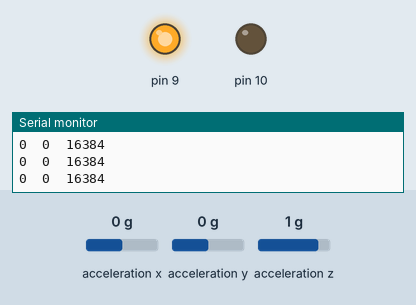
Simulated run of this sketch. Board: Arduino Uno, built for the host (arithmetic inside an expression is 32-bit, double 64-bit). Parts: output pins drawn as LEDs (lit = HIGH), the last lines printed to the serial monitor. The inputs (shaded band) are chosen by the test bench; at power-on: acceleration z 1 g, acceleration x 0 g, acceleration y 0 g.

Above: at 1.2 s.
1.3 s: acceleration z set to 0.1 g
2.8 s: acceleration z set to -0.2 g
At 3.3 s:
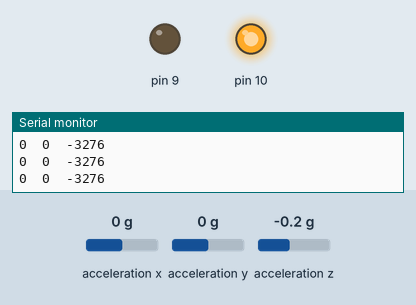
4.3 s: acceleration z set to 0.8 g
At 5.5 s:
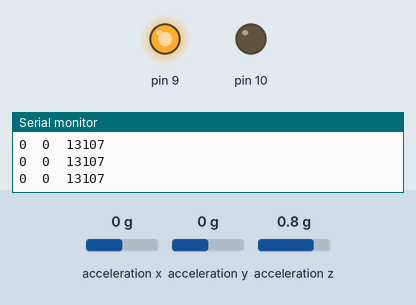
5.8 s: acceleration z set to -1.4 g
At 6.9 s:
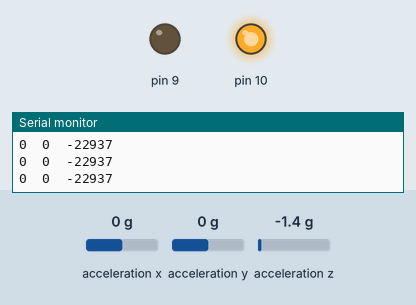
Timing chart, 0 to 8.3 s (numbered marks = the images above; inputs shaded):
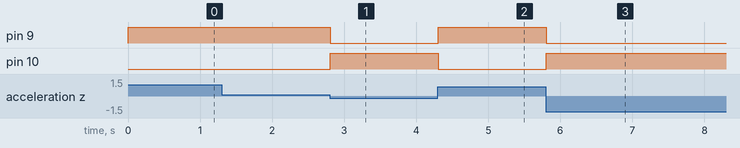

Measured:
- the behaviour switches between 0 and -0.1 g on acceleration z (found by bisection; images 0 and 1)
- after the input at 2.8 s, pin 9: HIGH → LOW at once; pin 10: LOW → HIGH at once
- after the input at 4.3 s, pin 9: LOW → HIGH at once; pin 10: HIGH → LOW at once
- after the input at 5.8 s, pin 9: HIGH → LOW at once; pin 10: LOW → HIGH at once

The sketch:

Arduino_ML_Workshop_accelerometer_LED.ino
```cpp
#include "CurieIMU.h"

int ax,ay,az;

void setup() {
  Serial.begin(9600);
  CurieIMU.begin();

  pinMode(9, OUTPUT);
  pinMode(10, OUTPUT);
}

void loop() {
  CurieIMU.readAccelerometer(ax,ay,az);
  Serial.print(ax);
  Serial.print("\t");
  Serial.print(ay);
  Serial.print("\t");
  Serial.print(az);
  Serial.println();

  if (az > 0) {
    //The board is facing up
    digitalWrite(9, HIGH);
    digitalWrite(10, LOW);
  }
  if (az < 0) {
    //The board is facing down
    digitalWrite(9, LOW);
    digitalWrite(10,HIGH);
  }

  delay(10);
}
```
